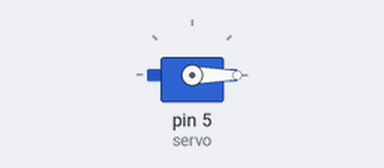
This sketch was run on a simulated Arduino Uno, built with avr-gcc and run on an emulated ATmega328P. Parts: servo. What the sketch prints to the serial monitor is not drawn.

Above: at 0.05 s.
At 1.3 s:
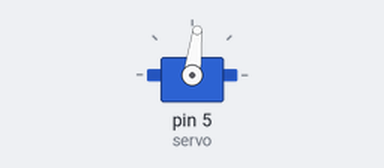
At 2.6 s:
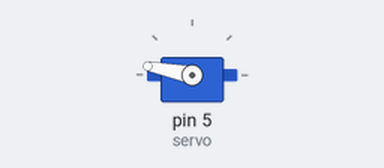
At 5.15 s:
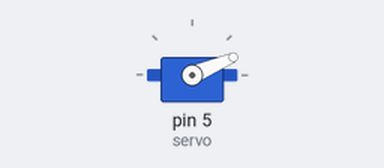
Timing chart, 0 to 7.1 s (numbered marks = the images above):
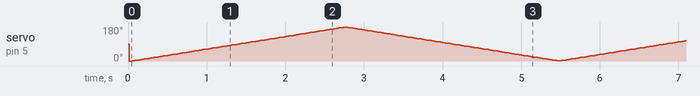

The sketch:

TEST.ino
```cpp
#include <Servo.h>

Servo servo;

int pos=180;
void setup() {
  // put your setup code here, to run once:
  Serial.begin(9600);
  Serial.println("ready");
  servo.attach(5);
  delay(15);
  servo.write(0);
  delay(25);

}

void loop() {
 for(int i=0;i<180;i++){
    servo.write(i);
    delay(15);
  }
 for(int j=180;j>0;j--){
    servo.write(j);
    delay(15);
  }
}
```
